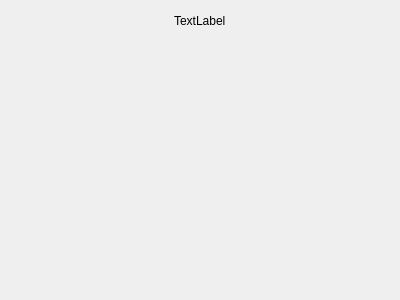
<?xml version="1.0" encoding="UTF-8"?>
<ui version="4.0">
 <class>Widget</class>
 <widget class="QWidget" name="Widget">
  <property name="geometry">
   <rect>
    <x>0</x>
    <y>0</y>
    <width>400</width>
    <height>300</height>
   </rect>
  </property>
  <property name="windowTitle">
   <string>Widget</string>
  </property>
  <layout class="QGridLayout" name="gridLayout">
   <item row="0" column="0">
    <spacer name="horizontalSpacer">
     <property name="orientation">
      <enum>Qt::Horizontal</enum>
     </property>
     <property name="sizeHint" stdset="0">
      <size>
       <width>155</width>
       <height>20</height>
      </size>
     </property>
    </spacer>
   </item>
   <item row="0" column="1">
    <widget class="QLabel" name="label">
     <property name="text">
      <string>TextLabel</string>
     </property>
    </widget>
   </item>
   <item row="0" column="2">
    <spacer name="horizontalSpacer_2">
     <property name="orientation">
      <enum>Qt::Horizontal</enum>
     </property>
     <property name="sizeHint" stdset="0">
      <size>
       <width>155</width>
       <height>20</height>
      </size>
     </property>
    </spacer>
   </item>
   <item row="1" column="1">
    <spacer name="verticalSpacer">
     <property name="orientation">
      <enum>Qt::Vertical</enum>
     </property>
     <property name="sizeHint" stdset="0">
      <size>
       <width>20</width>
       <height>250</height>
      </size>
     </property>
    </spacer>
   </item>
  </layout>
 </widget>
 <layoutdefault spacing="6" margin="11"/>
 <resources/>
 <connections/>
</ui>
